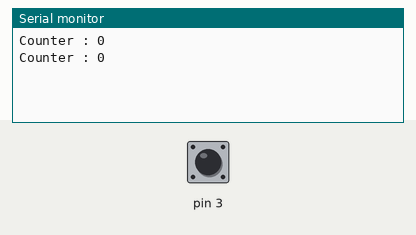
This sketch was run on a simulated Arduino Uno, built with avr-gcc and run on an emulated ATmega328P. Parts: the last lines printed to the serial monitor. Inputs (shaded band) come from the test bench; at power-on: pin 3 HIGH.

Above: at 1.2 s.
1.3 s: pin 3 pulled LOW for 0.15 s
At 2.7 s:
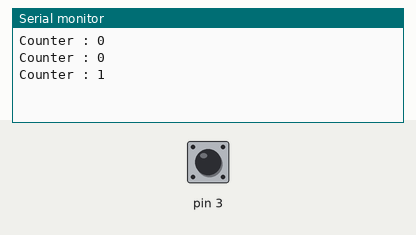
2.9 s: pin 3 pulled LOW for 1 s
At 4.8 s:
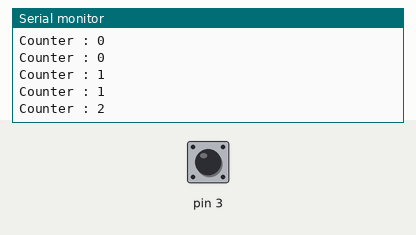
5.4 s: pin 3 pulled LOW for 0.15 s
At 6.5 s:
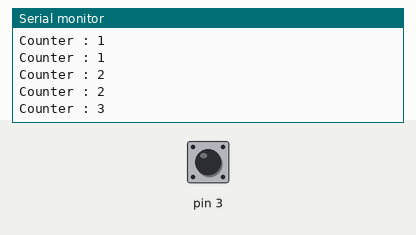
Timing chart, 0 to 8.4 s (numbered marks = the images above; inputs shaded):
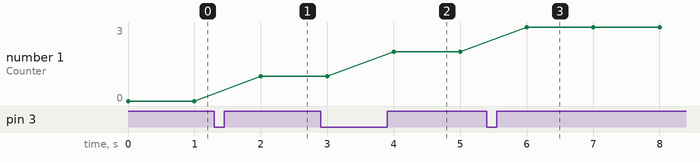

The sketch:

RotationsDigital_Interrupt.ino
```cpp
volatile int count = 0; //For counting number of times the magnet passes the reed switch
//volatile long lastRiseTime = 0; //Time at which pin2 (interrupt 0) goes from LOW to HIGH


void setup()
{
  Serial.begin(9600);

 digitalWrite(3, HIGH); //Enable pullup

 attachInterrupt(1, rising, RISING);
// attachInterrupt(0, falling, FALLING);

// pinMode(2, INPUT);

}

void loop()
{
  Serial.print("Counter : ");
  Serial.println(count);
  delay (1000);
}

//void falling()
//{
//  //If more than 50 ms has elapsed since the last time pin 2 went high
//  if ((millis() - lastRiseTime) > 100)
// {
//   counter++;
// }
//}

void rising()
{
 static unsigned long last_interrupt_time = 0;
  unsigned long interrupt_time = millis();
  // If interrupts come faster than 10ms, assume it's a bounce and ignore
  if (interrupt_time - last_interrupt_time > 30)
  {
    count++;
  }
  last_interrupt_time = interrupt_time;
}
```

Measured:
- after the input at 1.3 s, the serial monitor: prints a new line after 0.70 s (image 1)
- after the input at 2.9 s, the serial monitor: prints a new line after 1.1 s (image 2)
- after the input at 5.4 s, the serial monitor: prints a new line after 0.60 s (image 3)
- plotted number 1: 0 → 1 after the input at 1.3 s, 1 → 2 after the input at 2.9 s, 2 → 3 after the input at 5.4 s
